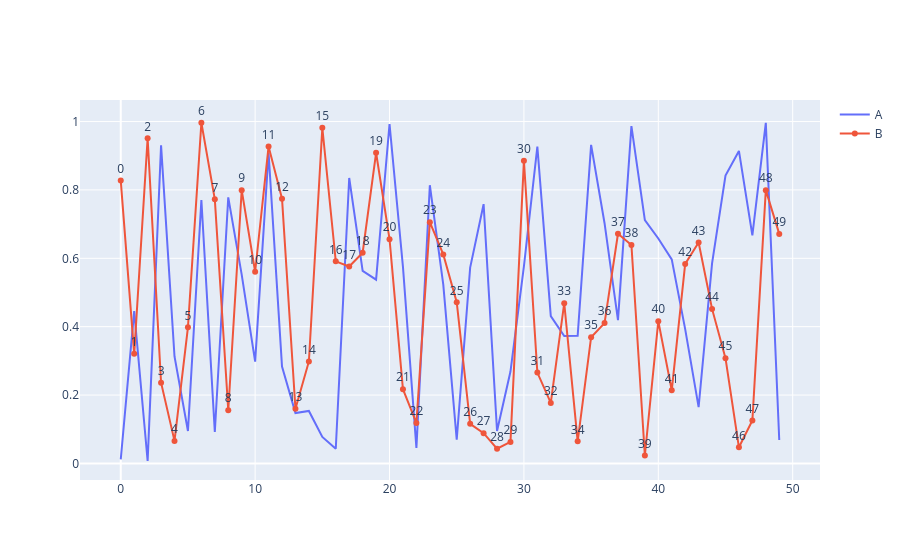

Write notebook code for a chart like this one.
### Code cell
# 복합 라인 = Multiple Line

import plotly.graph_objects as go
import numpy as np
import pandas as pd

df = pd.DataFrame(
    {
        "A" : np.random.rand(50),
        "B" : np.random.rand(50)
    }
)

fig = go.Figure()

fig.add_trace(
    go.Scatter(
        x = df.index,
        y = df["A"],
        mode = "lines",
        name = "A",
        showlegend = True
    )
)

fig.add_trace(
    go.Scatter(
        x = df.index,
        y = df["B"],
        mode = "lines+markers+text",
        name = "B",
        showlegend = True,
        text = df.index,
        textposition = "top center"  # 마커를 중심으로 상단 중앙정렬 
    )
)

fig.show()

### Figure 1 — Plotly figure (JSON) as saved in the notebook; plotly's stock layout.template omitted (floating-point values rounded to 4 significant figures)
{"data": [{"mode": "lines", "name": "A", "showlegend": true, "type": "scatter", "x": [0, 1, 2, 3, 4, 5, 6, 7, 8, 9, 10, 11, 12, 13, 14, 15, 16, 17, 18, 19, 20, 21, 22, 23, 24, 25, 26, 27, 28, 29, 30, 31, 32, 33, 34, 35, 36, 37, 38, 39, 40, 41, 42, 43, 44, 45, 46, 47, 48, 49], "y": [0.01199, 0.4455, 0.007075, 0.9303, 0.3129, 0.09476, 0.7706, 0.09172, 0.7783, 0.5522, 0.2976, 0.9084, 0.2836, 0.1472, 0.1536, 0.07736, 0.04305, 0.835, 0.5631, 0.5374, 0.9928, 0.5748, 0.04553, 0.8139, 0.5228, 0.06982, 0.5727, 0.7583, 0.09477, 0.2687, 0.5762, 0.9268, 0.4309, 0.3729, 0.3737, 0.9319, 0.7026, 0.4193, 0.9868, 0.7115, 0.6581, 0.5968, 0.3929, 0.1646, 0.5852, 0.8421, 0.914, 0.6673, 0.996, 0.06837]}, {"mode": "lines+markers+text", "name": "B", "showlegend": true, "text": [0, 1, 2, 3, 4, 5, 6, 7, 8, 9, 10, 11, 12, 13, 14, 15, 16, 17, 18, 19, 20, 21, 22, 23, 24, 25, 26, 27, 28, 29, 30, 31, 32, 33, 34, 35, 36, 37, 38, 39, 40, 41, 42, 43, 44, 45, 46, 47, 48, 49], "textposition": "top center", "type": "scatter", "x": [0, 1, 2, 3, 4, 5, 6, 7, 8, 9, 10, 11, 12, 13, 14, 15, 16, 17, 18, 19, 20, 21, 22, 23, 24, 25, 26, 27, 28, 29, 30, 31, 32, 33, 34, 35, 36, 37, 38, 39, 40, 41, 42, 43, 44, 45, 46, 47, 48, 49], "y": [0.8274, 0.3204, 0.9512, 0.2361, 0.06592, 0.398, 0.9965, 0.7725, 0.1555, 0.7992, 0.5607, 0.9273, 0.7745, 0.1599, 0.2983, 0.9819, 0.591, 0.5761, 0.6163, 0.9087, 0.656, 0.217, 0.1182, 0.7057, 0.6114, 0.4714, 0.1158, 0.08847, 0.0429, 0.06301, 0.8856, 0.2657, 0.177, 0.4686, 0.06455, 0.3691, 0.4105, 0.6718, 0.6387, 0.02321, 0.4162, 0.2139, 0.5836, 0.6463, 0.452, 0.3078, 0.0472, 0.1258, 0.7993, 0.6714]}], "layout": {}}
